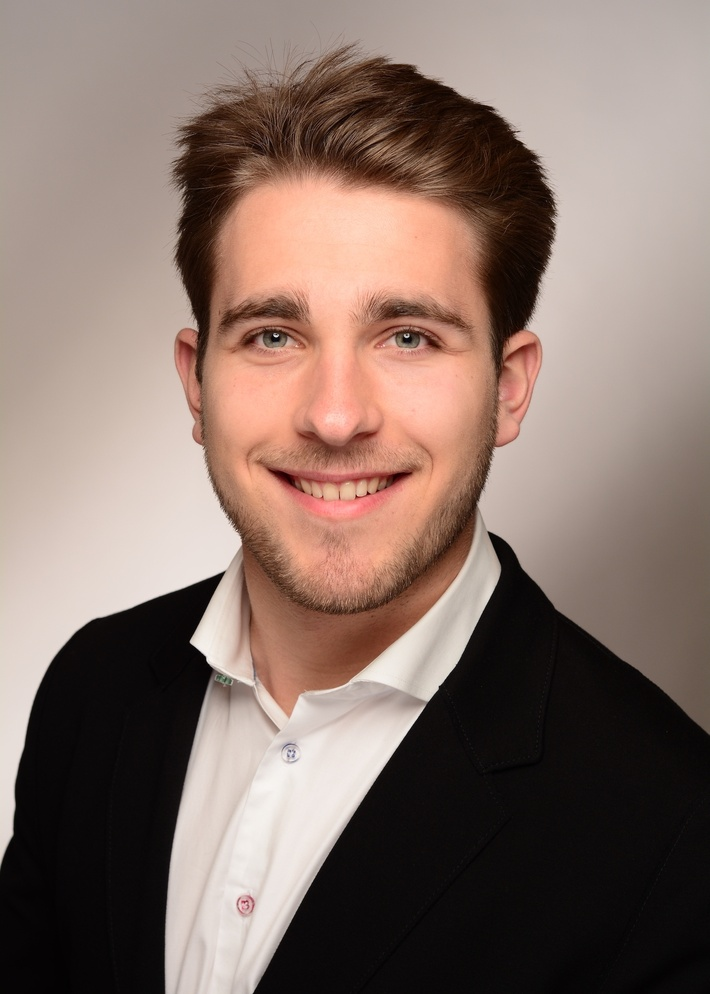
#> input picture philipp.jpg, 710 x 994 px, shrunk from 1371 x 1920 before the run
$ python main.py
#> lines starting #> are read from the running program, lines starting #| are printed output that depends on the picture; after the words box and inside, x2 and y2 are one past the last pixel; in counts of white or black regions, pixels touching at a corner belong together
import cv2
import argparse


def main(image_path):
    # Load image and turn into grayscale
#> called with image_path = 'philipp.jpg'
    img = cv2.imread(image_path)
#> img is the input picture: shape (994, 710, 3); mean B, G, R 105, 113.7, 133.8
    gray = cv2.cvtColor(img, cv2.COLOR_BGR2GRAY)
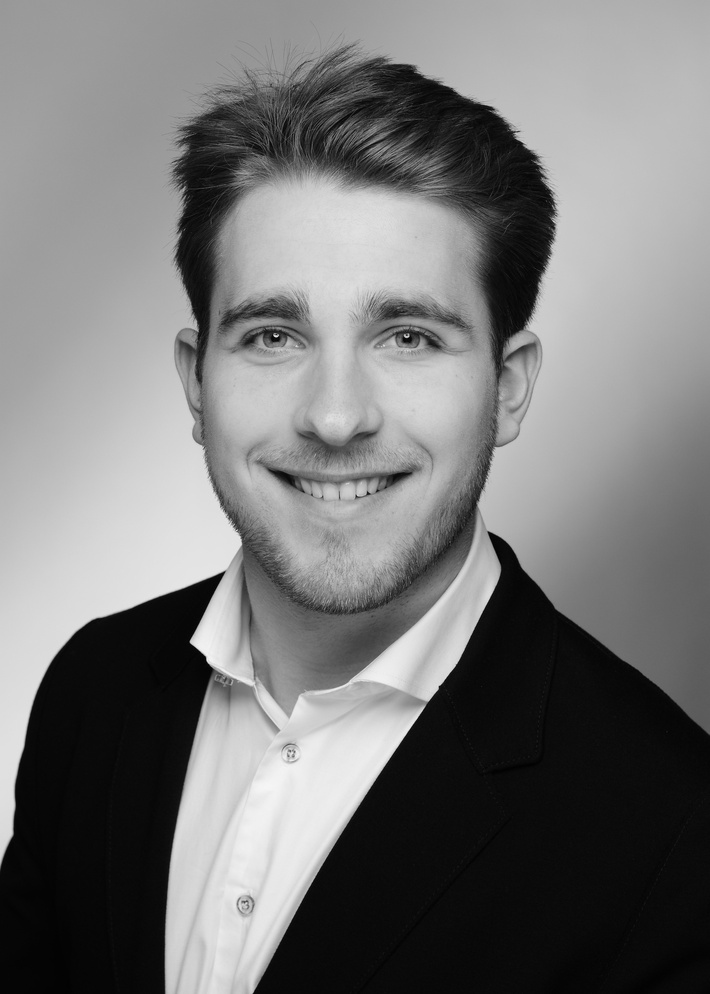
#> gray: shape (994, 710); min 0, max 246, mean 118.7

    # Use the Haar Cascade classifier to detect faces
    face_cascade = cv2.CascadeClassifier("haarcascade_frontalface_alt.xml")
    faces = face_cascade.detectMultiScale(gray)
#> faces = [[153, 188, 379, 379]]

    # Draw a rectangle around all found faces
    for (x, y, w, h) in faces:
        cv2.rectangle(img, (x, y), (x + w, y + h), (0, 255, 0), 4)
#> this loop made 1 pass
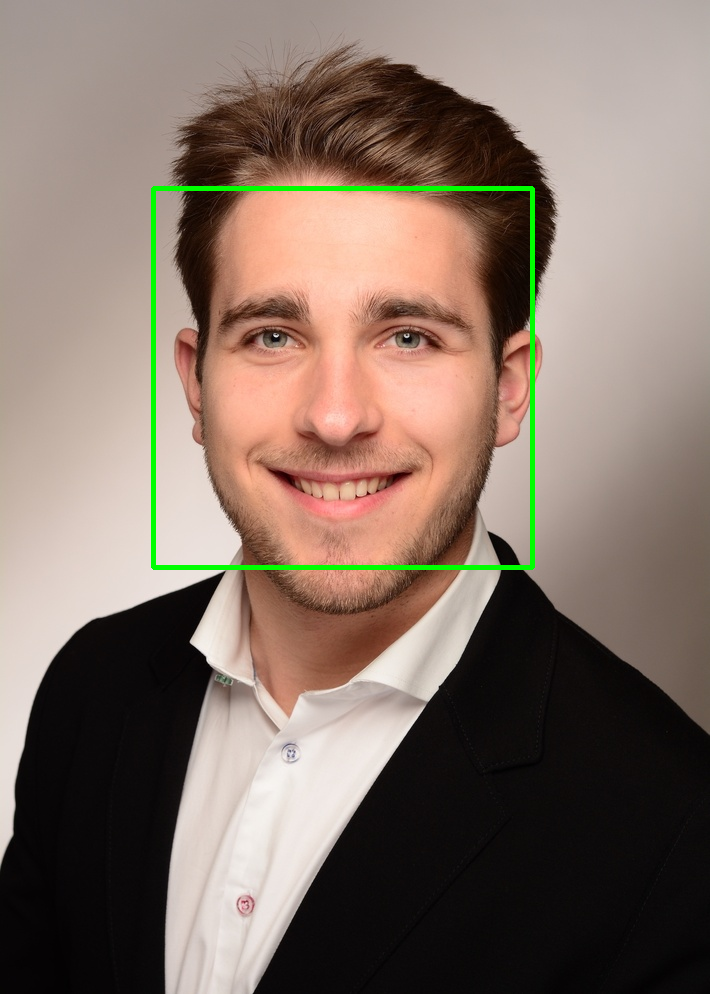
#> img: shape (994, 710, 3); 1.07% of pixels changed, all inside (x1, y1, x2, y2) = (151, 186, 535, 570)

    # Show the result in a UI window
    cv2.imshow(f"Output of face detection for {image_path}", img)
    cv2.waitKey(0)
    cv2.destroyAllWindows()


if __name__ == "__main__":
    parser = argparse.ArgumentParser("Face detection example")
    parser.add_argument("--image", help="Path to image.", default="philipp.jpg")
    args = parser.parse_args()

    main(args.image)
